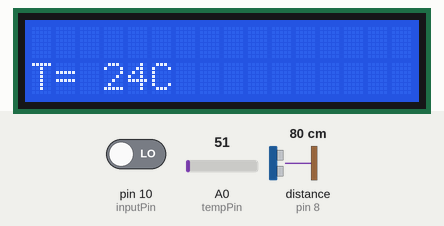
A sketch run on a simulated Arduino Uno, built with avr-gcc and run on an emulated ATmega328P. On the bench: 16×2 character LCD. Inputs (shaded band) come from the test bench; at power-on: A0 (tempPin) = 51, pin 10 (inputPin) LOW, distance to the obstacle (sensor on pin 8) 80 cm. The echo pulse lasts 58.3 µs per cm.

Above: at 1.7 s.
1.8 s: A0 (tempPin) set to 22
At 3.7 s:
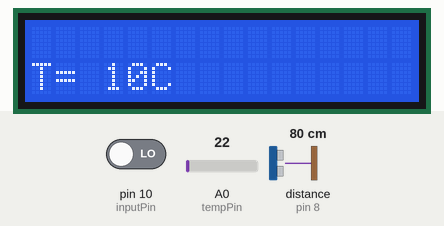
4.0 s: A0 (tempPin) set to 19
At 5.4 s:
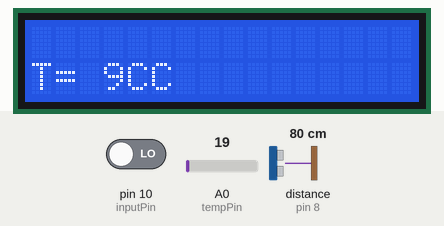
6.0 s: pin 10 (inputPin) driven HIGH
At 7.9 s:
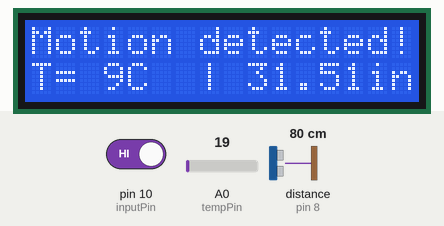
8.4 s: pin 10 (inputPin) driven LOW
At 10.4 s:
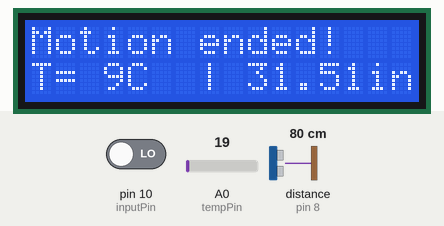
10.9 s: A0 (tempPin) set to 15
At 12.0 s:
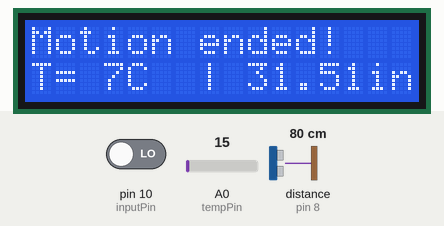
Timing chart, 0 to 13.9 s (numbered marks = the images above; inputs shaded):
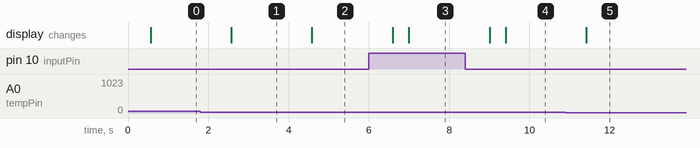

The sketch:

room_scanner.ino
```cpp
#include <LiquidCrystal.h>
//HC SR-05
#define ECHOPIN 8        // Pin to receive echo pulse
#define TRIGPIN 9        // Pin to send trigger pulse

//LM-35
#define tempPin 0

//pir sensor
#define inputPin 10

// initialize the library with the numbers of the interface pins
LiquidCrystal lcd(2, 3, 4, 5, 6, 7);

//lm35
int val;

//pir
int pirState = LOW; // we start, assuming no motion detected
int pirVal = 0; // variable for reading the pin status


void setup() {

  Serial.begin(9600);
  lcd.begin(16, 2);
  lcd.setCursor(0, 0);
  lcd.print("Powered BY:");
  lcd.setCursor(3, 1);
  lcd.print("Sabbir Ahmed");
  delay(500);
  lcd.clear();

  //HC SR-05
  pinMode(ECHOPIN, INPUT);
  pinMode(TRIGPIN, OUTPUT);
}

void loop() {
  temp();
  pirVal = digitalRead(inputPin); // read input pirValue
  if (pirVal == HIGH) { // check if the input is HIGH

    if (pirState == LOW) {
      // we have just turned on
      lcd.clear();
      lcd.print("Motion detected!");
      dist();
      // We only want to print on the output change, not state
      pirState = HIGH;
    }
  } else {

    if (pirState == HIGH) {
      // we have just turned of
      lcd.clear();
      lcd.print("Motion ended!");
      dist();
      // We only want to print on the output change, not state
      pirState = LOW;
    }
  }
}

void temp() {
  //lm35 sensor
  val = analogRead(tempPin);
  float mv = ( val / 1024.0) * 5000;
  int cel = mv / 10;
  //farenhite
  //float farh = (cel * 9) / 5 + 32;
  lcd.setCursor(0, 1);
  lcd.print("T= ");
  lcd.print(cel);
  lcd.print("C");
  delay(1000);
}

void dist()
{
  // Start Ranging -Generating a trigger of 10us burst
  digitalWrite(TRIGPIN, LOW);
  delayMicroseconds(2);
  digitalWrite(TRIGPIN, HIGH);
  delayMicroseconds(10);
  digitalWrite(TRIGPIN, LOW);

  // Distance Calculation


  float distance = pulseIn(ECHOPIN, HIGH);
  distance = distance / 58.2;

  if (distance <= 30) {
    /* The speed of sound is 340 m/s or 29 us per cm.The Ultrasonic burst travels out & back.So to find the distance of object we divide by 58  */
    lcd.setCursor(6, 1);
    lcd.print(" | ");
    lcd.print(distance);
    lcd.print("cm");

  }
  else{
    dist_inch();
  }
  delay(200);
}

void dist_inch()
{
  // Start Ranging -Generating a trigger of 10us burst
  digitalWrite(TRIGPIN, LOW);
  delayMicroseconds(2);
  digitalWrite(TRIGPIN, HIGH);
  delayMicroseconds(10);
  digitalWrite(TRIGPIN, LOW);

  // Distance Calculation


  float distance = pulseIn(ECHOPIN, HIGH);
  distance = distance / 148;

  /* The speed of sound is 340 m/s or 29 us per cm.The Ultrasonic burst travels out & back.So to find the distance of object we divide by 58  */
  lcd.setCursor(6, 1);
  lcd.print(" | ");
  lcd.print(distance);
  lcd.print("in");

  delay(200);
}
```

Measured:
- the behaviour switches between 21 and 20 on A0 (tempPin) (found by bisection; images 1 and 2)
- after the input at 1.8 s, the display: changes after 0.77 s (image 1)
- after the input at 4.0 s, the display: changes after 0.57 s (image 2)
- after the input at 6.0 s, the display: first changes after 0.59 s (image 3 shows a later state)
- after the input at 8.4 s, the display: first changes after 0.61 s (image 4 shows a later state)
- after the input at 10.9 s, the display: changes after 0.51 s (image 5)
